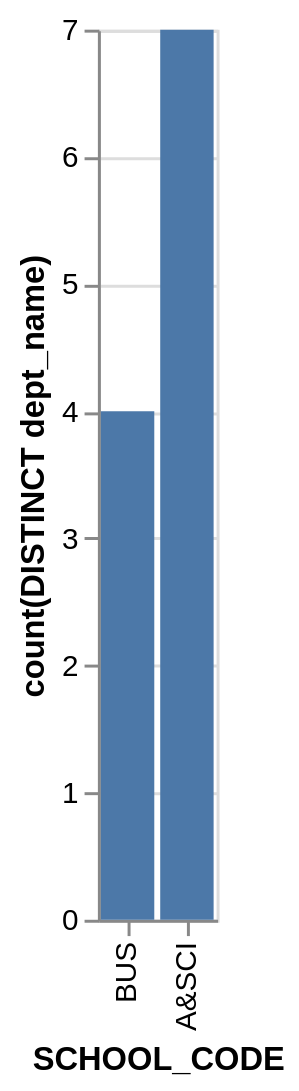

Vega-Lite specification for this chart:
### Vega-Lite specification from a JSON file in a GitHub repository (floating-point values rounded to 4 significant figures)
{"data": {"values": [{"x_data": "BUS", "y_data": 4}, {"x_data": "A&SCI", "y_data": 7}]}, "mark": "bar", "encoding": {"x": {"field": "x_data", "type": "nominal", "title": "SCHOOL_CODE", "sort": "descending"}, "y": {"field": "y_data", "type": "quantitative", "title": "count(DISTINCT dept_name)"}}}
